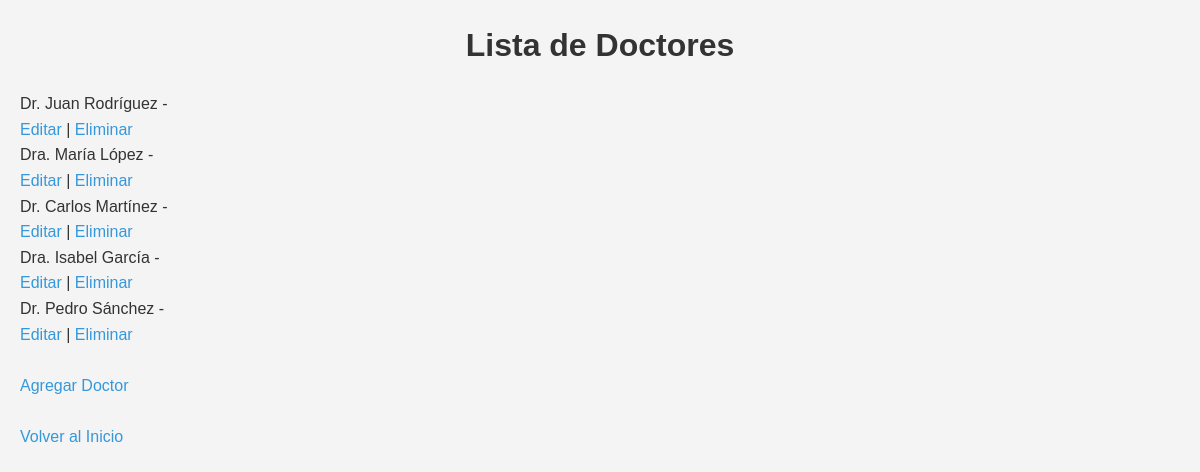
The page /index.php?action=doctores (signed in) on the database its author committed.
### tables this page shows
CREATE TABLE `doctores` (
  `id` int(11) NOT NULL,
  `nombre` varchar(255) NOT NULL,
  `especialidad_id` int(11) DEFAULT NULL,
  `activo` tinyint(1) DEFAULT 1
);

### app/Controllers/DoctorController.php (the view, shortened to what this page needs)
<?php
class DoctorController {
    private $pdo;
    public function __construct($pdo) {
        $this->pdo = $pdo;
    }
    public function listarAction() {
        $stmt = $this->pdo->query("SELECT * FROM doctores WHERE activo = 1");
        $doctores = $stmt->fetchAll(PDO::FETCH_ASSOC);
        echo "<h1>Lista de Doctores</h1>";
        foreach ($doctores as $doctor) {
            echo "<p>" . htmlspecialchars($doctor['nombre']) . " - " . htmlspecialchars($doctor['especialidad']) . "</p>";
            echo "<a href='?action=editarDoctor&id=" . $doctor['id'] . "'>Editar</a> | ";
            echo "<a href='?action=eliminarDoctor&id=" . $doctor['id'] . "'>Eliminar</a><br>";
        }
        echo '<br><a href="?action=agregarDoctorForm">Agregar Doctor</a>';
        echo '<br><br><a href="?action=inicio">Volver al Inicio</a>';
    }
}
?>

### public/css/styles.css (style rules this page uses)
* { margin: 0; padding: 0; box-sizing: border-box; }
h1 { color: #333; text-align: center; margin-bottom: 20px; font-size: 2rem; }
a { text-decoration: none; color: #3498db; font-size: 1rem; transition: color 0.3s ease; }

### rows shown on the page
doctores: nombre "Dr. Juan Rodríguez"
doctores: nombre "Dra. María López"
doctores: nombre "Dr. Carlos Martínez"
doctores: nombre "Dra. Isabel García"
doctores: nombre "Dr. Pedro Sánchez"
